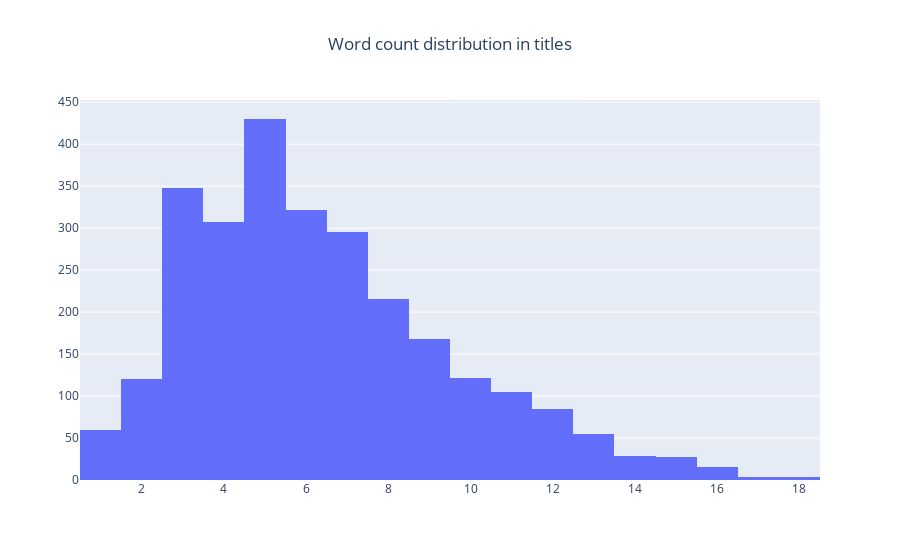

Notebook source saved alongside this figure:
### Code cell
word_count_distr_graph(word_counts_titles, 'Word count distribution in titles')

### Figure 1 — Plotly figure (JSON) as saved in the notebook; plotly's stock layout.template omitted (floating-point values rounded to 4 significant figures; data arrays with more than 128 entries replaced by an {"elided": "..."} marker saying what was removed)
{"data": [{"type": "histogram", "x": {"elided": "2711 int values"}}], "layout": {"title": {"text": "Word count distribution in titles", "x": 0.5}}}
